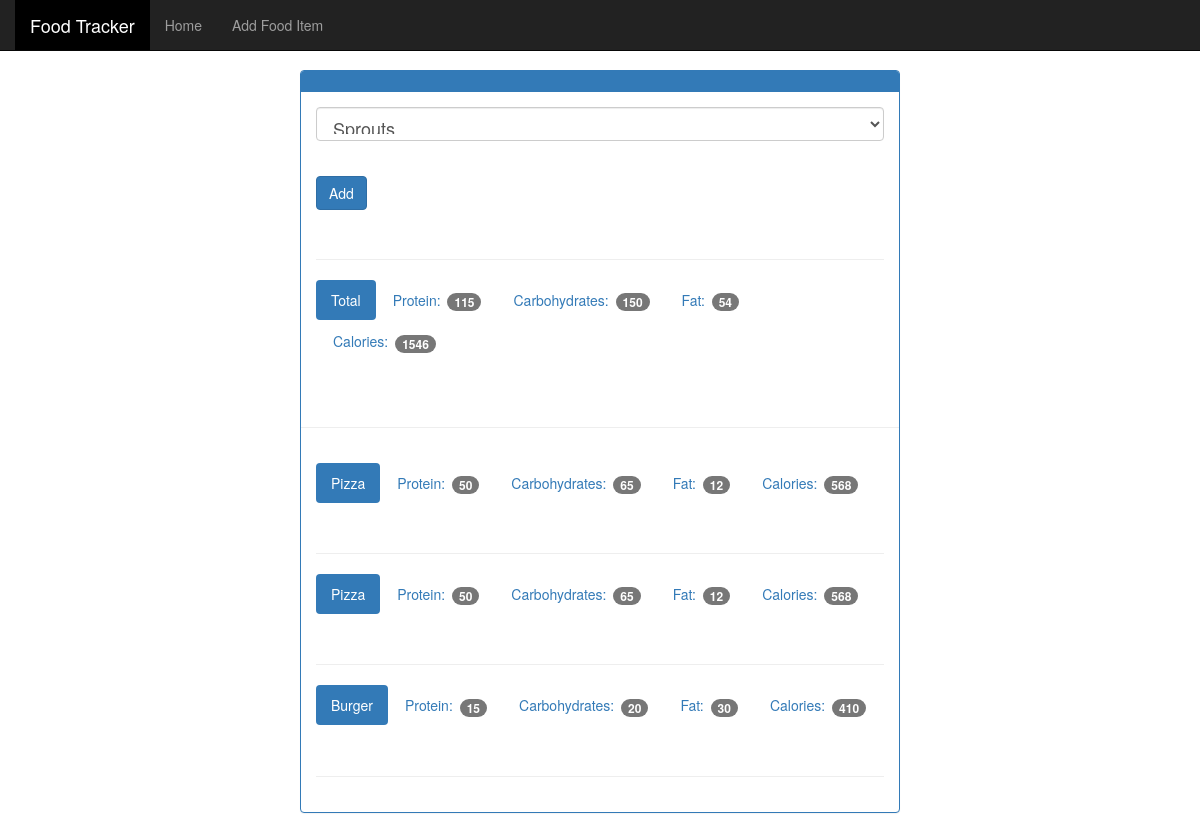
/view/20200207, run on the app's committed database.
### tables this page shows
CREATE TABLE food (
id integer primary key autoincrement,
name text not null unique,
protein integer not null,
carbohydrates integer not null,
fat integer not null,
calories integer not null
);

### app.py (the view)
@app.route('/view/<date>', methods=['GET', 'POST'])
@app.route('/view', defaults={'date': ""}, methods=['GET', 'POST'])
def view(date):
    db = get_db()
    if date == "":
        formatted_date = f'{datetime.strftime(datetime.now(), "%d-%m-%Y")}'
    else:
        formatted_date = datetime.strptime(date, '%Y%m%d')
        formatted_date = datetime.strftime(formatted_date, '%d-%m-%Y')
    food_date = formatted_date
    try:
        db.execute('insert into date (dates) values(?)', [food_date])
        db.commit()
    except:
        pass
    if request.method == 'POST':
        food_id = request.form['food_select']
        db.execute('insert into date_wise_food (food_id, food_date) values(?, ?)', [food_id, food_date])
        db.commit()
    cur = db.execute('select id, name from food')
    food_id_name = cur.fetchall()
    cur = db.execute('select food_id from date_wise_food where food_date = ?', [food_date])
    food_id_of_date = cur.fetchall()
    food_ids_list = []
    for item in food_id_of_date:
        food_ids_list.append(item['food_id'])
    all_food_details_list = []
    sum_protein = int()
    sum_carbohydrates = int()
    sum_fats = int()
    sum_calories = int()
    for one_id in food_ids_list:
        cur = db.execute('select * from food where id=?', [one_id])
        one_food_detail = cur.fetchone()
        one_food_detail = {'id': one_food_detail[0], 'name': one_food_detail[1],
                           'protein': one_food_detail[2], 'carbohydrates': one_food_detail[3],
                           'fats': one_food_detail[4], 'calories': one_food_detail[5]}
        all_food_details_list.append(one_food_detail)
        sum_protein += int(one_food_detail['protein'])
        sum_carbohydrates += int(one_food_detail['carbohydrates'])
        sum_fats += int(one_food_detail['fats'])
        sum_calories += int(one_food_detail['calories'])
    return render_template('view.html', food_id_name=food_id_name, food_details=all_food_details_list,
                           sum_protein=sum_protein, sum_carbohydrates=sum_carbohydrates, sum_fats=sum_fats,
                           sum_calories=sum_calories)

### app.py (called while the page is built)
def connect_db():
    sql = sqlite3.connect(r'C:\Users\SHRIVATHSAN\PycharmProjects\food_tracker\database\food_log.db')
    sql.row_factory = sqlite3.Row
    return sql

def get_db():
    if not hasattr(g, 'sqlite3'):
        g.sqlite_db = connect_db()
    return g.sqlite_db

### templates/view.html (shortened to what this page needs)
<!DOCTYPE html>
{% extends 'layout.html' %}
{% block content %}
<html lang="en">
  <head>
  </head>
  <body>
    <div class="container theme-showcase col-sm-6 col-sm-offset-3" role="main">
      <div class="row">
        <div>
          <div class="panel panel-primary">
            <div class="panel-heading">
            </div>
            <div class="panel-body">
              <form method="POST" action="">
                <div class="form-group">
                  <select class="form-control" name="food_select" style="font-size: 18px;">
                    {% for food in food_id_name %}
                    <option selected=1 value={{ food.id }}>
                      {{ food.name }}
                    </option>
                    {% endfor %}
                  </select>
                </div>
                <br>
                <button type="submit" class="btn btn-primary">Add</button>
              </form>
              <div class="page-header"></div>
              <ul class="nav nav-pills" role="tablist">
                <li class="active"><a>Total</a></li>
                <li><a>Protein: <span class="badge">{{ sum_protein }}</span></a></li>
                <li><a>Carbohydrates: <span class="badge">{{ sum_carbohydrates }}</span></a></li>
                <li><a>Fat: <span class="badge">{{ sum_fats }}</span></a></li>
                <li><a>Calories: <span class="badge">{{ sum_calories }}</span></a></li>
              </ul>
              </div>
              <div class="page-header"></div>
            <div class="panel-body">
              {% for food_detail in food_details %}
              <ul class="nav nav-pills" role="tablist">
                <li class="active"><a>{{ food_detail['name'] }}</a></li>
                <li><a>Protein: <span class="badge">{{ food_detail['protein'] }}</span></a></li>
                <li><a>Carbohydrates: <span class="badge">{{ food_detail['carbohydrates'] }}</span></a></li>
                <li><a>Fat: <span class="badge">{{ food_detail['fats'] }}</span></a></li>
                <li><a>Calories: <span class="badge">{{ food_detail['calories'] }}</span></a></li>
              </ul>
              <div class="page-header"></div>
              {% endfor %}
            </div>
          </div>
        </div>
      </div>
    </div>
  </body>
{% endblock %}

### static/theme.css (style rules this page uses)
body { padding-top: 70px; padding-bottom: 30px; }

### data on the page
food: name "Pizza", protein "50", carbohydrates "65", fats "12", calories "568"
food: name "Burger", protein "15", carbohydrates "20", fats "30", calories "410"

### other printed values
{{ sum_protein }} "115"
{{ sum_carbohydrates }} "150"
{{ sum_fats }} "54"
{{ sum_calories }} "1546"
form field food_select "Sprouts"
